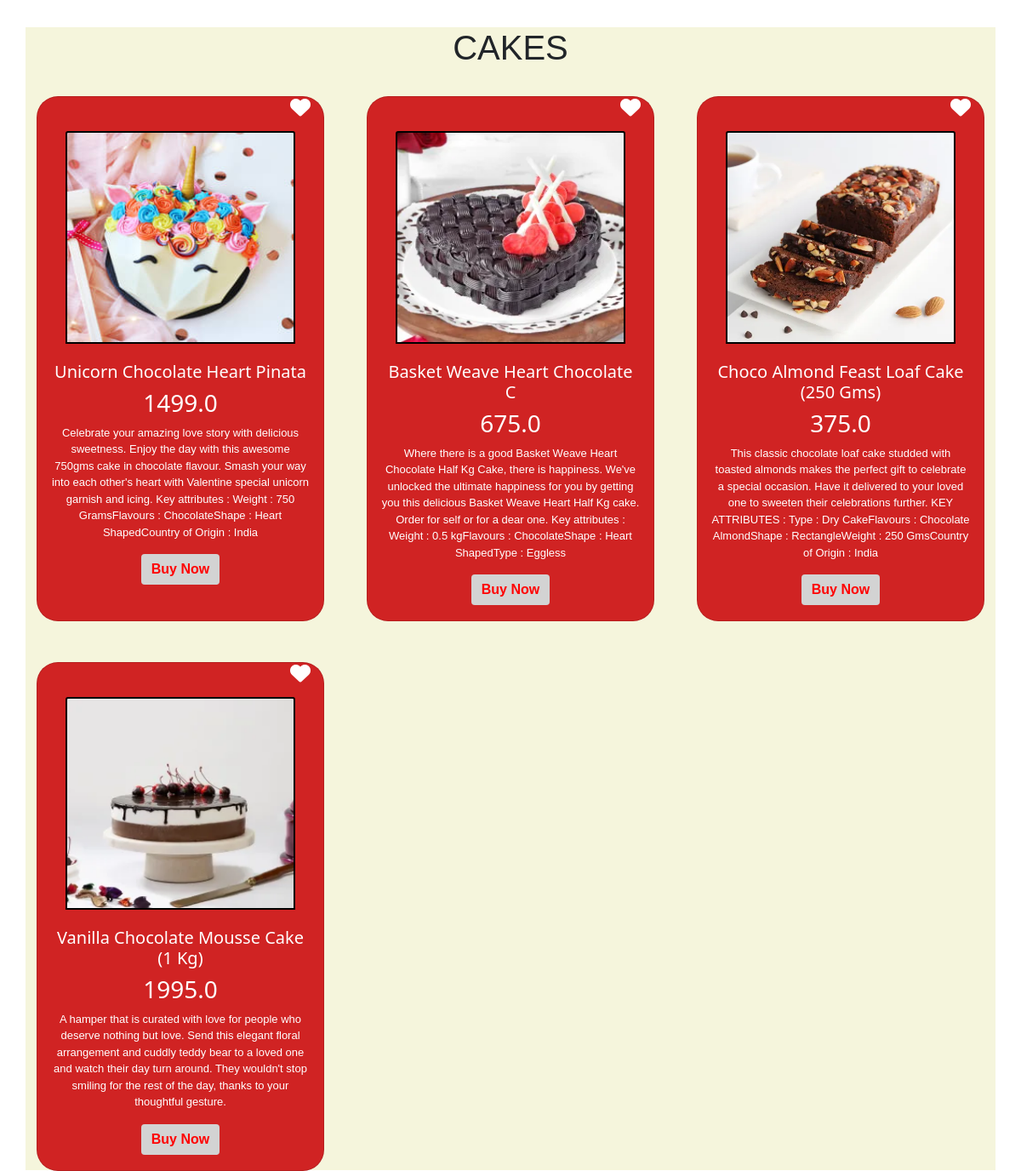
Page /cakes on the committed database.
### giftshopapp/models.py (models this page shows, shortened)
class product(models.Model):
    title=models.CharField(max_length=100)
    desc=models.TextField()
    price=models.FloatField()
    img=models.ImageField(upload_to="ima/%y",blank=True)
    category=models.CharField(max_length=100)
    gender=models.CharField(max_length=30,default="none")
    occasion=models.CharField(max_length=50,default="all")

### giftshopapp/views.py (the view)
# urls.py: path("cakes", views.cakes, name='cakes'),
def cakes(request):
    pro=product.objects.filter(category__icontains='cakes')
    return render(request,'cakes.html',{'pro':pro})

### template/cakes.html (shortened to what this page needs)
{%load static %}
<!doctype html>
<html lang="en">
<head>
    <link href="https://cdn.jsdelivr.net/npm/bootstrap@5.0.2/dist/css/bootstrap.min.css" rel="stylesheet"
>
    <link rel="stylesheet" href="/static/cakes.css">
</head>
<body>
    <div class="container itemcontainer">
        <h1 class="main-title">CAKES</h1>
        <div class="row row-cols-1 row-cols-md-3 g-5">
            {% for p in pro %}
            <div class="col">
                <div class="card h-100 itemcard">
                    <div class="wishlist">
                        <a style="color:white;" href="#"><i class="fa-solid fa-heart fa-xl"></i></a>
                    </div>
                    <img src="{{p.img.url}}" class="card-img-top itemimg" alt="p-floral-enchantment-bouquet-132891-m">
                    <div class="card-body">
                        <h5 class="card-title">{{p.title}}</h5>
                        <h3>{{p.price}}</h3>
                        <p class="card-text itemtext">{{p.desc}}
                        </p>
                        <a href="#" class="btn itembtn">Buy Now</a>
                    </div>
                </div>
            </div>
            {% endfor %}
        </div>
    </div>
</body>
</html>

### static/cakes.css (style rules this page uses)
* { margin: 0px; padding: 0px; }
.main-title { text-align: center; margin-top: 2rem; margin-bottom: 2rem; font-family: sans-serif; }
.itemcontainer { background-color: beige; margin: auto; padding: auto; }
.itemcard { justify-content: center; text-align: center; display: block; margin: 1px; background: rgb(208, 35, 35); color: white; border-radius: 25px; max-width: 350px; outline: 12px #000; }
.wishlist { justify-content: end; text-align: end; display: block; padding-left: 15px; padding-right: 15px; }
.itemimg { margin: 5px; margin-top: 1rem; padding: 2px; max-height: 250px; max-width: 270px; display: inline; background: #000; }
.itemtext { font-size: small; font-family: sans-serif; }
.itembtn { background-color: lightgrey; color:red; font-weight: bolder; border:#000; cursor:pointer; font-family: sans-serif; }

### rows in the picture
product: img (picture), title "Unicorn Chocolate Heart Pinata", price "1499.0", desc "Celebrate your amazing love story with delicious sweetness. Enjoy the day with this awesome 750gms cake in chocolate flavour. Smash your way into each other's heart with Valentine special unicorn garnish and icing. Key attributes : Weight : 750 GramsFlavours : ChocolateShape : Heart ShapedCountry of Origin : India"
product: img (picture), title "Basket Weave Heart Chocolate C", price "675.0", desc "Where there is a good Basket Weave Heart Chocolate Half Kg Cake, there is happiness. We've unlocked the ultimate happiness for you by getting you this delicious Basket Weave Heart Half Kg cake. Order for self or for a dear one. Key attributes : Weight : 0.5 kgFlavours : ChocolateShape : Heart ShapedType : Eggless"
product: img (picture), title "Choco Almond Feast Loaf Cake (250 Gms)", price "375.0", desc "This classic chocolate loaf cake studded with toasted almonds makes the perfect gift to celebrate a special occasion. Have it delivered to your loved one to sweeten their celebrations further. KEY ATTRIBUTES : Type : Dry CakeFlavours : Chocolate AlmondShape : RectangleWeight : 250 GmsCountry of Origin : India"
product: img (picture), title "Vanilla Chocolate Mousse Cake (1 Kg)", price "1995.0", desc "A hamper that is curated with love for people who deserve nothing but love. Send this elegant floral arrangement and cuddly teddy bear to a loved one and watch their day turn around. They wouldn't stop smiling for the rest of the day, thanks to your thoughtful gesture."
